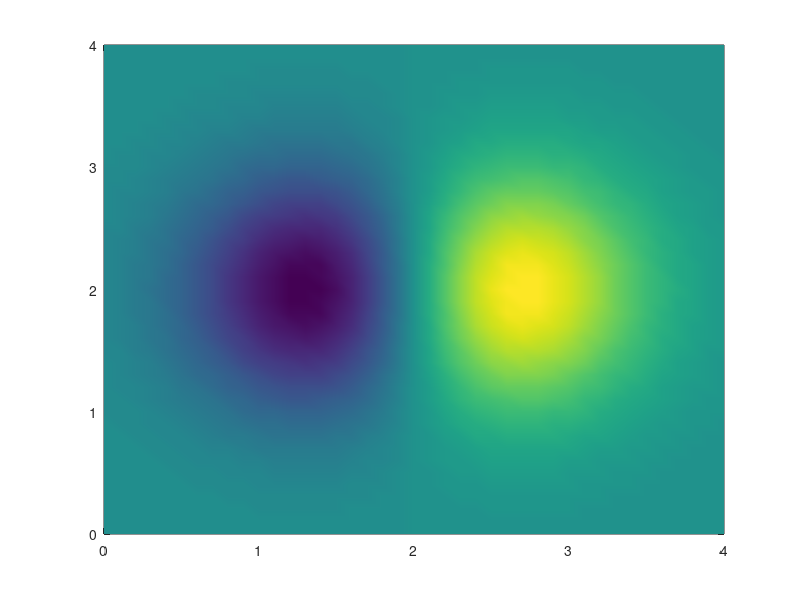

The MATLAB script that drew this image:
clear all;
[x,y]=meshgrid(0:0.1:4,0:0.1:4);

Phi=1500.*(x-2).*exp(-(x-2).^2.-(y-2).^2);

max(max(Phi))
min(min(Phi))

%surf(x,y,Phi);
pcolor(x,y,Phi);
shading interp;
